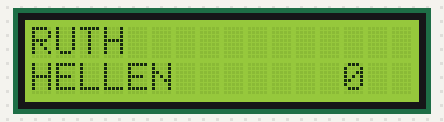
The sketch below on a simulated Arduino Uno, built with avr-gcc and run on an emulated ATmega328P. On the bench: 16×2 character LCD.

Above: at 0.1 s.
At 4.1 s:
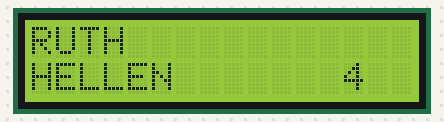
At 9.1 s:
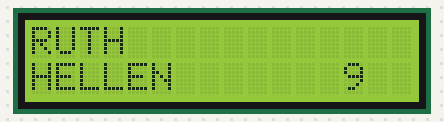
At 19.1 s:
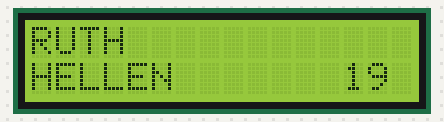
At 28.1 s:
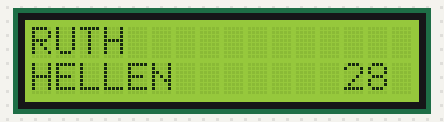
At 38.1 s:
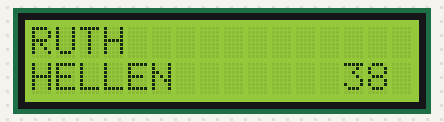

The sketch:

sketch_oct15a.ino
```cpp
#include<LiquidCrystal.h>//inclui a biblioteca LCD
LiquidCrystal lcd(13,12,4,3,2,1);
int tempo;
void setup() {
  // put your setup code here, to run once:
  lcd.begin(16,2);
  lcd.setCursor(0,0);
  lcd.print("RUTH");
  lcd.setCursor(0,1);
  lcd.print("HELLEN");
}

void loop() {
  // put your main code here, to run repeatedly:
  lcd.setCursor(13,1);
  lcd.print(tempo);
  delay(1000);
  tempo++;
  if(tempo==300){
    tempo = 0;
  }
}
```

Measured:
- what the display in image 1 shows lasts 1.0 s, from 4.1 s to 5.1 s
